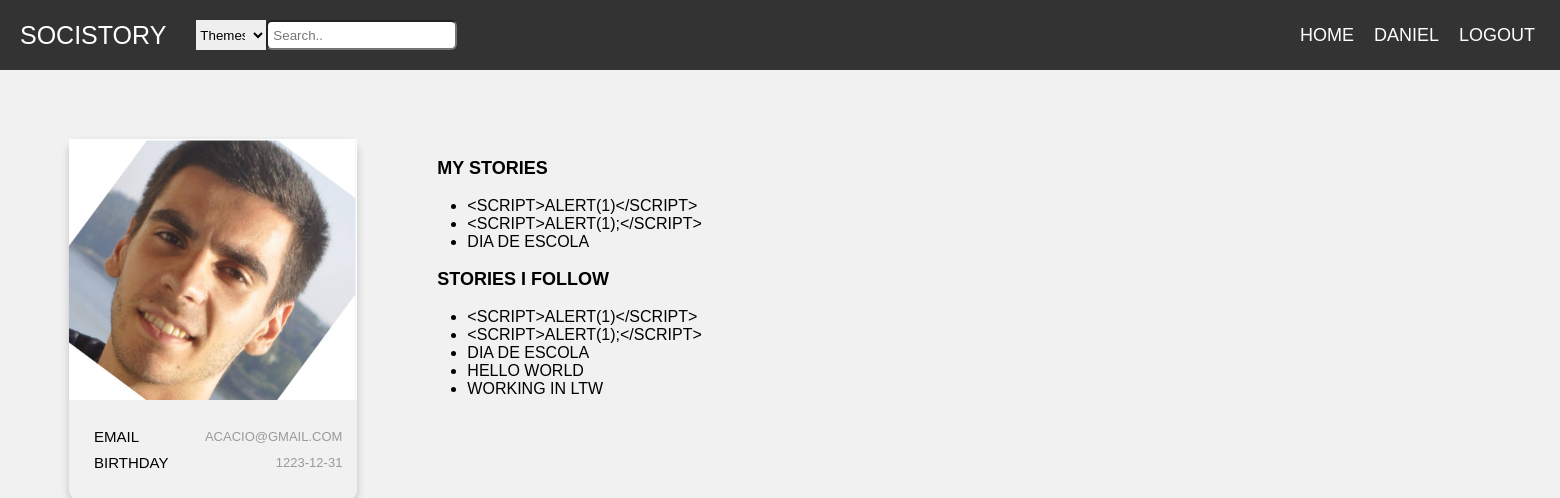
Screenshot of /pages/profilePage.php?username=Acacio (signed in) with the database file from the repository.
### tables this page shows
CREATE TABLE users(
  username VARCHAR PRIMARY KEY,
  email VARCHAR UNIQUE,
  password VARCHAR(254) NOT NULL,
  salt VARCHAR(32) NOT NULL,
  birthday DATE,
  img VARCHAR
);

CREATE TABLE stories(
  entity_id INTEGER PRIMARY KEY REFERENCES entities,
  username VARCHAR NOT NULL REFERENCES users,
  title TEXT NOT NULL, 
  body TEXT NOT NULL,
  hour DATETIME NOT NULL,
  UNIQUE(username, title, body)
);

### database/db_comments.php (called while the page is built, shortened)
<?php
    function getUsernameInfo($username){
    $db = Database::instance()->db();
    $stmt = $db->prepare('SELECT *, rowid FROM users where username = ?');
    $stmt->execute(array($username));
    return $stmt->fetch();
    }
  function myComments($username) {
    $db = Database::instance()->db();
    $stmt = $db->prepare("SELECT  DISTINCT stories.* from stories LEFT JOIN likes on likes.entity_id = stories.entity_id, comments where comments.username = ?");
    $stmt->execute(array($username));
    return $stmt->fetchAll();
  }
  function myStories($username) {
    $db = Database::instance()->db();
    $stmt = $db->prepare('SELECT title FROM stories WHERE username = ?');
    $stmt->execute(array($username));
    return $stmt->fetchAll();
  }
?>

### pages/profilePage.php (the view, shortened to what this page needs)
<?php
include_once('../templates/common.php');
include_once('../database/db_comments.php');
$profileInfo = getUsernameInfo($_GET['username']);
$mystories = myStories($_GET['username']);
$myCommentStories =  myComments($_GET['username']);
    ?>
 <link rel="stylesheet" href="../css/profilePage.css">
<div class="container">
    <div class="card">
            <img src="<?=$profileInfo['img']?>" alt="MyImg" style="width:100%">
        <div style="margin: 24px 0;">
            <ul class="single-category">
                <li class="row">
                    <h6 class="email">Email</h6>
                    <span> <?=$profileInfo['email']?></span> </li>
                <li class="row">
                    <h6 class="birthday">Birthday</h6>
                    <span> <?=$profileInfo['birthday'] ? $profileInfo['birthday'] :'No day inserted'?></span> </li>
            </ul>
            </div>
    </div>
    <section id="stories">
        <div class="container-story">
            <p class="profileinfo" id = myStories>
               <label for="myStories"> My Stories </label>
                <ul>
                    <?php
                    foreach($mystories as $story){
                        ?>
                        <li><?=$story['title']?> </li>
                    <?php }
                    unset($story) ?>
                </ul>
                    </p>
                    <p class="profileinfo" id ="myCommentedStories">
                    <label for="myCommentedStories"> Stories i follow </label>
                    <ul>
                    <?php
                    foreach($myCommentStories as $story){
                        ?>
                        <li><?=$story['title']?> </li>
                    <?php }
                    unset($story) ?>
                </ul>
                    </p>
                    </div>
                    </div>

### css/common.css (style rules this page uses)
* { box-sizing: border-box; }
body { margin: 0; font-family: Poppins, sans-serif; }

### css/mainPage.css (style rules this page uses)
body { font-family: Poppins-Regular, sans-serif; }
.row { display: -ms-flexbox; display: flex; -ms-flex-wrap: wrap; flex-wrap: wrap; }
body { margin: 0; padding: 0; font-family: Raleway; text-transform: uppercase; font-size: 11px; }

### css/profilePage.css (style rules this page uses)
html, body, .sidebar, .content-posts { height: 100%; }
body { font-size: 16px; font-family: Poppins, sans-serif; font-weight: normal; background-color: #f1f1f1; }
.container { width: 110%; padding-right:15px; padding-left:15px; }
p { margin-top: 0; display: block; margin-block-start: 1em; margin-block-end: 1em; margin-inline-start: 0px; margin-inline-end: 0px; }
.container { width: 100%; padding-right: 15px; padding-left: 15px; margin-right: auto; margin-left: auto; display: flex; margin-right: -15px; margin-left: -15px; }
section#stories { padding: 70; }
p#myStories { font-size: large; font-weight: 900; }
p#myCommentedStories { font-size: large; }
label { margin-bottom: 10px; margin-left: 10px; }
@media (min-width: 768px) { .container { max-width: 720px; } }
.card { box-shadow: 0 4px 8px 0 rgba(0, 0, 0, 0.2); margin: auto; text-align: center; font-family: arial; margin-top: 10%; margin-left: 10%; border-radius: 10px; width:60%; }
.row { display: -ms-flexbox; display: flex; justify-content: space-between; -ms-flex-wrap: wrap; flex-wrap: wrap; position: relative; right: 15; }
.card h6 { font-size: 15px; margin: 0px; padding-right: 0px; font-weight: normal; line-height: 26px; }
span { font-size: 13px; font-weight: normal; display: block; color: #999999; margin-top: 5px; }
ul.single-category { display: flex; flex-direction: column; }
.container-story { width: 1000%; }
.profileinfo label { font-weight: 900; }

### rows the page displays
users: img (picture), email "ACACIO@GMAIL.COM", birthday "1223-12-31"
stories: title "<SCRIPT>ALERT(1)</SCRIPT>"
stories: title "<SCRIPT>ALERT(1);</SCRIPT>"
stories: title "DIA DE ESCOLA"
stories: title "HELLO WORLD"
stories: title "WORKING IN LTW"

### other values shown
$username "DANIEL"
